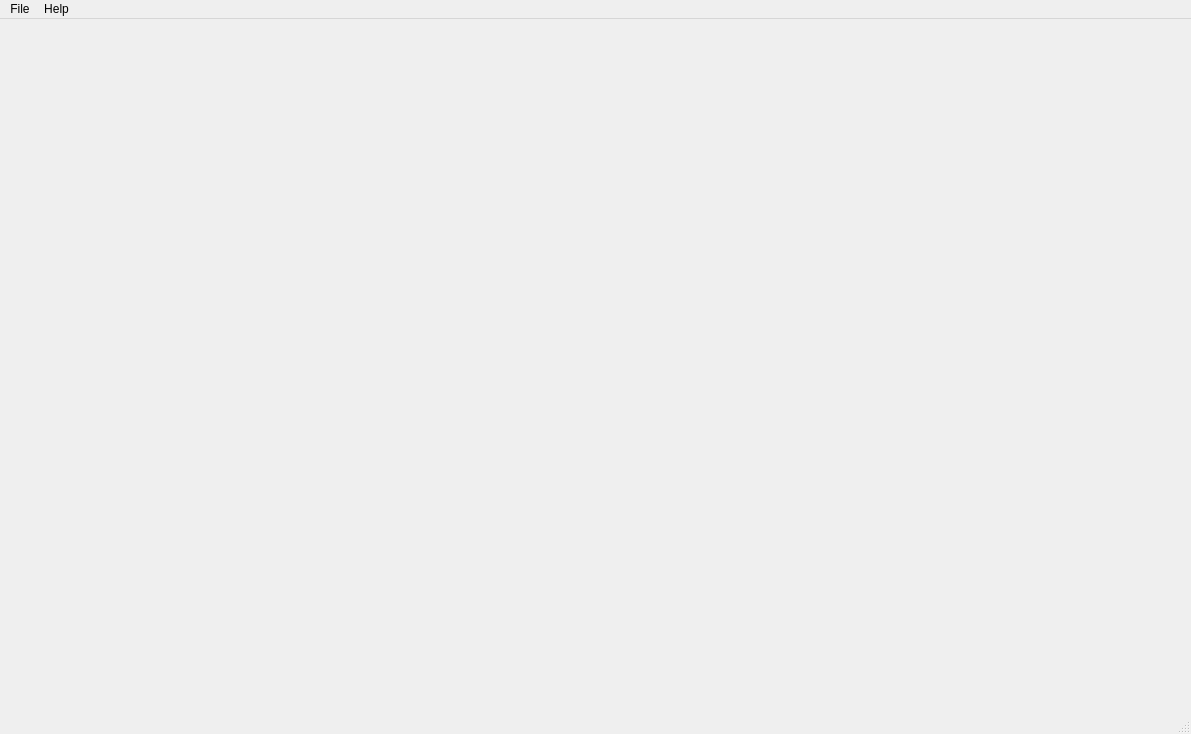
<?xml version="1.0" encoding="UTF-8"?>
<ui version="4.0">
 <class>MainWindow</class>
 <widget class="QMainWindow" name="MainWindow">
  <property name="geometry">
   <rect>
    <x>0</x>
    <y>0</y>
    <width>1191</width>
    <height>734</height>
   </rect>
  </property>
  <property name="windowTitle">
   <string>iDicom</string>
  </property>
  <widget class="QWidget" name="centralwidget">
   <layout class="QGridLayout" name="gridLayout">
    <item row="0" column="0">
     <layout class="QVBoxLayout" name="verticalLayout">
      <item>
       <widget class="QWidget" name="placeholderWidget" native="true">
        <layout class="QGridLayout" name="gridLayout_2"/>
       </widget>
      </item>
     </layout>
    </item>
   </layout>
  </widget>
  <widget class="QMenuBar" name="menubar">
   <property name="geometry">
    <rect>
     <x>0</x>
     <y>0</y>
     <width>1191</width>
     <height>21</height>
    </rect>
   </property>
   <widget class="QMenu" name="menuHelp">
    <property name="title">
     <string>Help</string>
    </property>
    <addaction name="actionAbout"/>
   </widget>
   <widget class="QMenu" name="menuOpen">
    <property name="title">
     <string>File</string>
    </property>
    <addaction name="actionOpen"/>
   </widget>
   <addaction name="menuOpen"/>
   <addaction name="menuHelp"/>
  </widget>
  <widget class="QStatusBar" name="statusbar"/>
  <action name="actionAbout">
   <property name="text">
    <string>About</string>
   </property>
  </action>
  <action name="actionOpen">
   <property name="text">
    <string>Open</string>
   </property>
  </action>
 </widget>
 <resources/>
 <connections/>
</ui>
